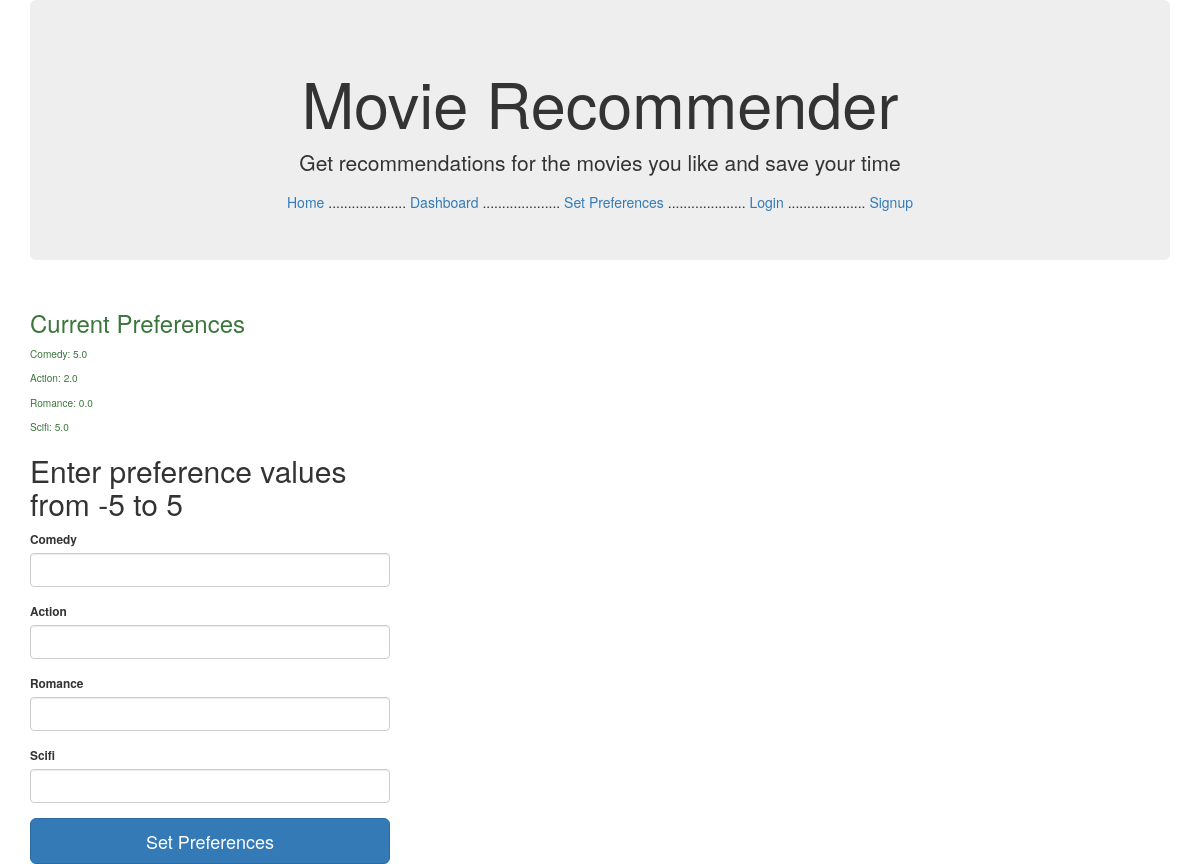
The app's page /setpreferences (signed in), older data.
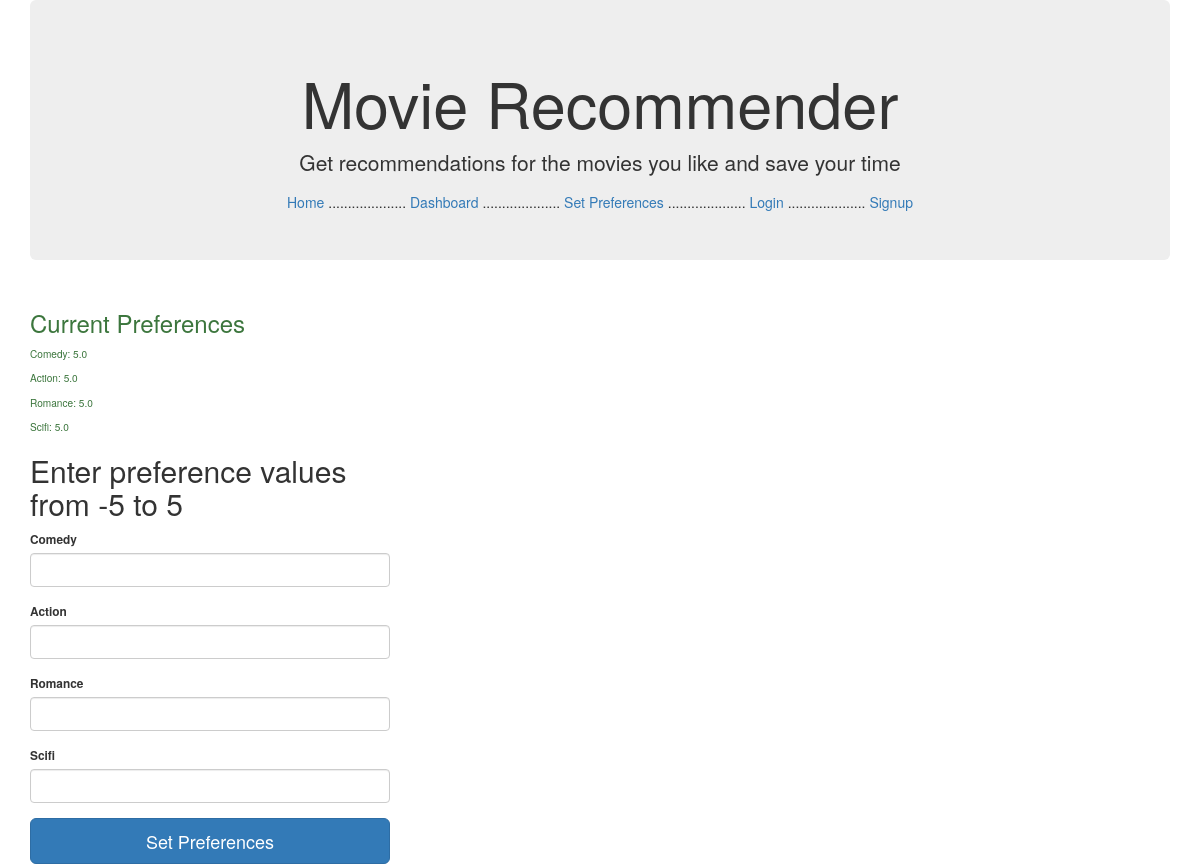
The same page, newer data.
### app/models.py (models this page shows, shortened)
class Preference(db.Model):
	__tablename__ = 'preferences'
	id = db.Column(db.Integer, primary_key=True)
	user_id = db.Column(db.Integer, db.ForeignKey('users.id'))
	comedy = db.Column(db.Float)
	action = db.Column(db.Float)
	romance = db.Column(db.Float)
	scifi = db.Column(db.Float)

### app/views.py (the view, shortened to what this page needs)
@app.route('/setpreferences', methods=['POST', 'GET'])
@login_required
def setpreferences():
	form = PreferenceForm()
	preference = Preference.query.filter_by(user_id = current_user.id).first()
	return render_template('setpreferences.html', preference = preference, form=form)

### app/views.py
class PreferenceForm(FlaskForm):
	comedy = FloatField('Comedy', validators=[InputRequired(), NumberRange(min=-5, max=5)])
	action = FloatField('Action', validators=[InputRequired(), NumberRange(min=-5, max=5)])
	romance = FloatField('Romance', validators=[InputRequired(), NumberRange(min=-5, max=5)])
	scifi = FloatField('Scifi', validators=[InputRequired(), NumberRange(min=-5, max=5)])

### app/views.py (called while the page is built)
@login_manager.user_loader
def load_user(user_id):
	return User.query.get(int(user_id))

### app/templates/setpreferences.html (shortened to what this page needs)
{% extends "base.html" %}
{% import "bootstrap/wtf.html" as wtf %}
{% block content %}
<div class="row">
	<div class="col-xs-4 center-block small">
		<div class="small text-success">
			{% if preference %}
				<h3> Current Preferences </h3>
				<p> Comedy: {{ preference.comedy * 5 }} </p>
				<p> Action: {{ preference.action * 5 }} </p>
				<p> Romance: {{ preference.romance * 5 }} </p>
				<p> Scifi: {{ preference.scifi * 5 }} </p>
			{% endif %}
		</div>
		<form class="form-signin" method="POST" action="{{url_for('setpreferences')}}">
			<h2 class="form-signin-heading">Enter preference values from -5 to 5</h2>
			{{ wtf.form_field(form.comedy) }}
			{{ wtf.form_field(form.action) }}
			{{ wtf.form_field(form.romance) }}
			{{ wtf.form_field(form.scifi) }}
			<button class="btn btn-lg btn-primary btn-block" type="submit">Set Preferences</button>
		</form>
	</div>
</div>
{% endblock %}

### app/templates/base.html (shortened to what this page needs)
{% extends "bootstrap/base.html" %}
{% block head %}
	{{ super() }}
{% endblock %}
{% block body %}
<div class="container">
	<div class="jumbotron">
		<center>
		<h1> Movie Recommender</h1>
		<p>Get recommendations for the movies you like and save your time</p>
		<a href="{{url_for('home')}}">Home</a>
		....................
		<a href="{{url_for('dashboard')}}">Dashboard</a>
		....................
		<a href="{{url_for('setpreferences')}}">Set Preferences</a>
		....................
		<a href="{{url_for('login')}}">Login</a>
		....................
		<a href="{{url_for('signup')}}">Signup</a>
		</center>
	</div>
	{% block content %}
	{% endblock %}
</div>
{% endblock %}

Row changes from the older to the newer data that the page shows:
changed Preference: preference.action*5 "2.0" → "5.0"; preference.romance*5 "0.0" → "5.0"
